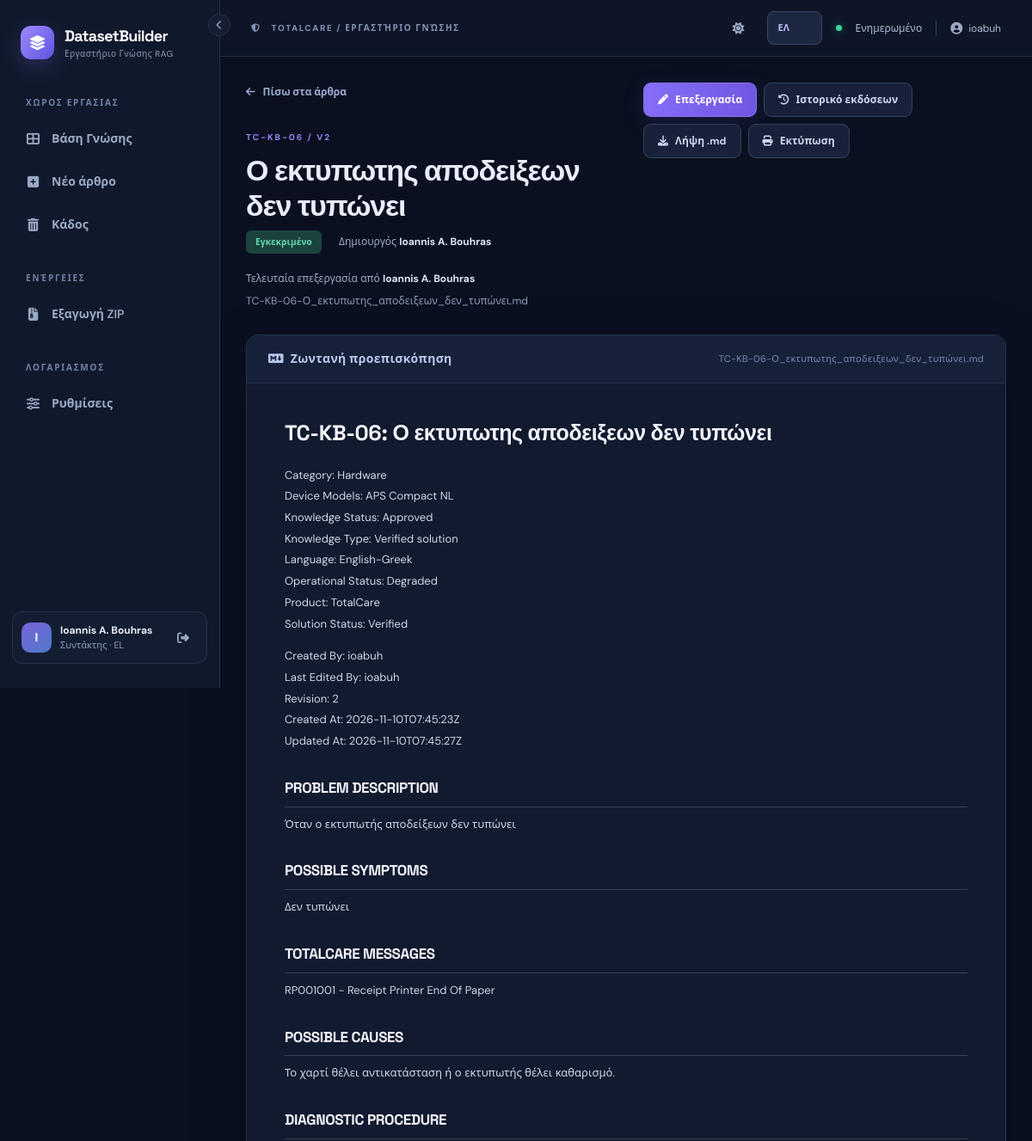
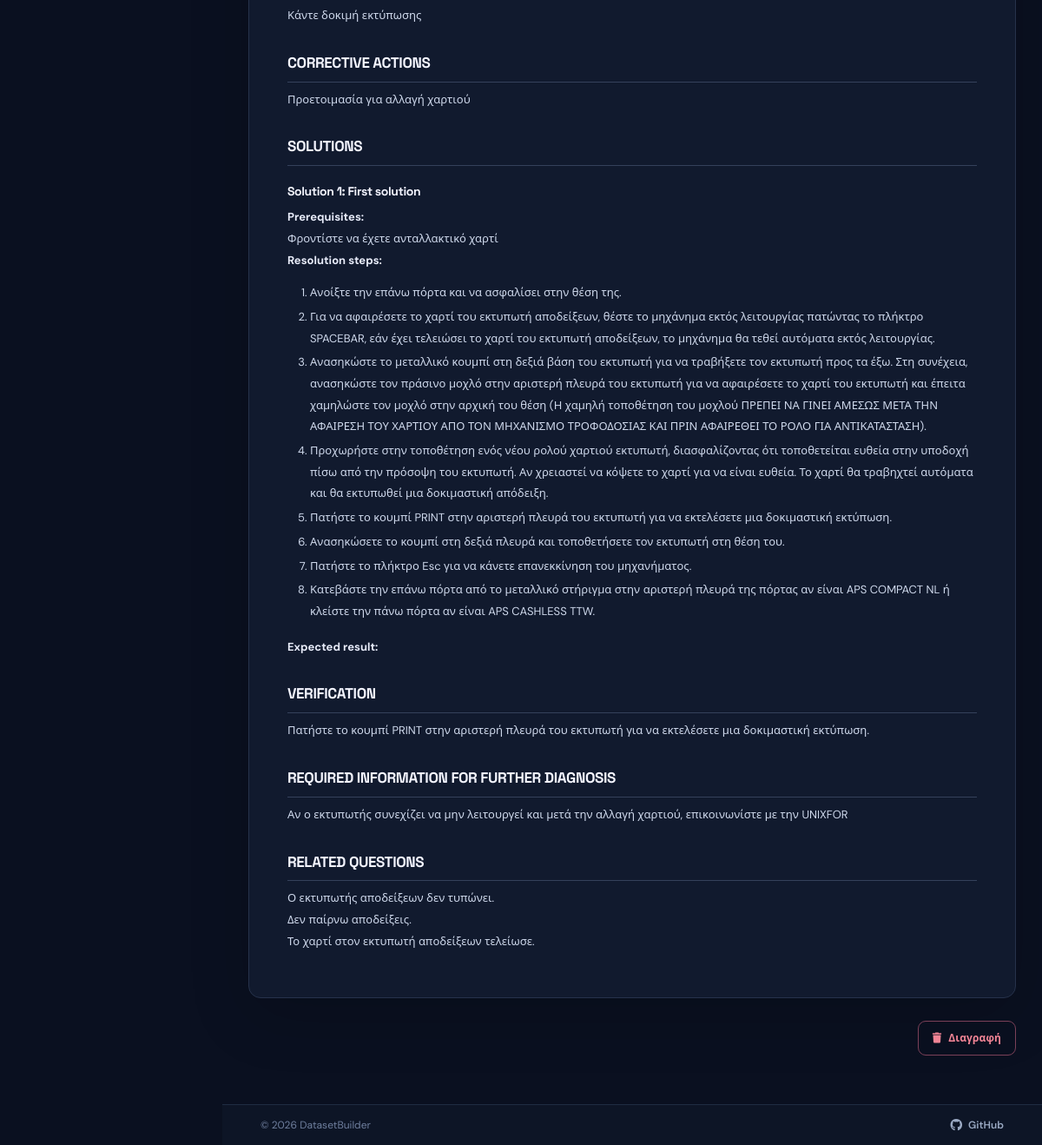
Screenshot of /documents/6 (signed in) with the database file from the repository (2 pictures, top to bottom).
### datasetbuilder/models.py (models this page shows, shortened)
class MetadataOption(db.Model):
    __tablename__ = "metadata_options"
    __table_args__ = (UniqueConstraint("field", "value_key", name="uq_metadata_option_field_key"),)
    id = db.Column(db.Integer, primary_key=True)
    field = db.Column(db.String(40), nullable=False)
    value = db.Column(db.String(120), nullable=False)
    value_key = db.Column(db.String(400), nullable=False)
    greek_label = db.Column(db.String(120), nullable=False)
    position = db.Column(db.Integer, nullable=False)

class User(UserMixin, db.Model):
    __tablename__ = "users"
    id = db.Column(db.Integer, primary_key=True)
    username = db.Column(db.String(80), nullable=False, unique=True)
    display_name = db.Column(db.String(160), nullable=False)
    password_hash = db.Column(db.String(255), nullable=False)
    role = db.Column(db.String(20), nullable=False, default="editor")
    active = db.Column(db.Boolean, nullable=False, default=True)
    created_at = db.Column(db.DateTime, nullable=False, default=utcnow)
    last_login_at = db.Column(db.DateTime)
    preferred_language = db.Column(db.String(2), nullable=False, default="en")
    preferred_theme = db.Column(db.String(5), nullable=False, default="dark")
    @property
    def is_active(self):
        return self.active
    def can_edit(self):
        return self.role in ("admin", "editor")
    def is_admin(self):
        return self.role == "admin"

class Document(db.Model):
    __tablename__ = "documents"
    __table_args__ = (Index("ix_documents_search_filters", "deleted_at", "knowledge_status", "category"),)
    id = db.Column(db.Integer, primary_key=True)
    title = db.Column(db.String(240), nullable=False)
    slug = db.Column(db.String(260), nullable=False)
    markdown = db.Column(db.Text, nullable=False)
    category = db.Column(db.String(120), nullable=False, default="General")
    knowledge_status = db.Column(db.String(60), nullable=False, default="Draft")
    product = db.Column(db.String(120), nullable=False, default="TotalCare")
    language = db.Column(db.String(40), nullable=False, default="English")
    created_by_id = db.Column(db.Integer, db.ForeignKey("users.id", ondelete="RESTRICT"), nullable=False)
    updated_by_id = db.Column(db.Integer, db.ForeignKey("users.id", ondelete="RESTRICT"), nullable=False)
    revision = db.Column(db.Integer, nullable=False, default=1)
    created_at = db.Column(db.DateTime, nullable=False, default=utcnow)
    updated_at = db.Column(db.DateTime, nullable=False, default=utcnow)
    deleted_at = db.Column(db.DateTime)
    sync_error = db.Column(db.Text)
    created_by = db.relationship("User", foreign_keys=[created_by_id], lazy="joined")
    updated_by = db.relationship("User", foreign_keys=[updated_by_id], lazy="joined")
    versions = db.relationship("DocumentRevision", back_populates="document", order_by="DocumentRevision.number.desc()")
    @property
    def kb_id(self):
        from flask import current_app
        return f"{current_app.config['KB_PREFIX']}-{self.id:0{current_app.config['KB_PADDING']}d}"
    @property
    def filename(self):
        return f"{self.kb_id}-{self.slug}.md"

### datasetbuilder/views.py (the view)
@bp.get('/documents/<int:doc_id>')
@login_required
def show_document(doc_id):
    doc = get_doc_or_404(doc_id)
    return render_template('detail.html', doc=doc, preview=render_preview(doc.markdown))

### datasetbuilder/__init__.py (called while the page is built)
@login_manager.user_loader
def load_user(user_id):
    try:
        user = db.session.get(User, int(user_id))
        return user if user and user.active else None
    except (TypeError, ValueError):
        return None

### datasetbuilder/access.py (called while the page is built)
def can_read(document):
    if document.deleted_at is not None:
        return current_user.can_edit()
    return True

def get_document(document_id, *, include_deleted=False):
    document = db.get_or_404(Document, document_id)
    if document.deleted_at is not None and not include_deleted:
        abort(404)
    if not can_read(document):
        abort(404)
    return document

### datasetbuilder/i18n.py (called while the page is built)
def translate(key, lang='en'):
    return (EL if lang == 'el' else EN).get(key, EN.get(key, key))

### datasetbuilder/markdown_utils.py (called while the page is built)
def render_preview(source):
    if not isinstance(source, str) or len(source.encode("utf-8")) > 1_850_000:
        raise ValueError("Invalid or oversized Markdown")
    html = markdown_lib.markdown(source, extensions=["extra", "sane_lists", "nl2br", "toc"], output_format="html5")
    return bleach.clean(html, tags=_ALLOWED_TAGS, attributes=_ALLOWED_ATTRS,
                        protocols=["http", "https", "mailto"], strip=True)

### datasetbuilder/metadata_options.py (called while the page is built)
def all_options():
    options = {field: [] for field in OPTION_FIELDS}
    for option in db.session.query(MetadataOption).order_by(MetadataOption.position, MetadataOption.id):
        if option.field in options:
            options[option.field].append(option)
    return options

def option_label(options, field, value, lang):
    if lang == 'el':
        for option in options.get(field, []):
            if option.value == value:
                return option.greek_label
    return value

### datasetbuilder/views.py (called while the page is built)
def get_doc_or_404(doc_id, include_deleted=False):
    return get_document(doc_id, include_deleted=include_deleted)

### datasetbuilder/templates/detail.html (shortened to what this page needs)
{% extends 'base.html' %}
{% block content %}
<div class="wide-container"><div class="page-head"><div><a class="back-link" href="{{ url_for('main.dashboard') }}"><i class="fa-solid fa-arrow-left"></i> {{ t('back') }}</a><div class="eyebrow mt-4">{{ doc.kb_id }} / v{{ doc.revision }}</div><h1>{{ doc.title }}</h1><div class="detail-subtitle"><span class="status-pill status-{{ doc.knowledge_status|lower|replace(' ','-') }}">{{ metadata_label('Knowledge Status', doc.knowledge_status) }}</span><span>{{ t('created_by') }} <b>{{ doc.created_by.display_name }}</b></span><span>{{ t('updated_by') }} <b>{{ doc.updated_by.display_name }}</b></span></div><small class="muted d-block mt-2">{{ doc.filename }}</small></div><div class="d-flex gap-2 flex-wrap">{% if current_user.can_edit() %}<a class="btn btn-primary" href="{{ url_for('main.edit_document', doc_id=doc.id) }}"><i class="fa-solid fa-pen me-2"></i>{{ t('edit') }}</a>{% endif %}<a class="btn btn-outline-light-custom" href="{{ url_for('main.history', doc_id=doc.id) }}"><i class="fa-solid fa-clock-rotate-left me-2"></i>{{ t('history') }}</a><a class="btn btn-outline-light-custom" href="{{ url_for('main.download_md', doc_id=doc.id) }}"><i class="fa-solid fa-download me-2"></i>{{ t('download') }}</a><button class="btn btn-outline-light-custom" type="button" id="print-document"><i class="fa-solid fa-print me-2"></i>{{ t('print') }}</button></div></div><div class="detail-surface"><div class="detail-toolbar"><i class="fa-brands fa-markdown me-2"></i> {{ t('preview') }} <span class="ms-auto">{{ doc.filename }}</span></div><article class="markdown-body markdown-document">{{ preview|safe }}</article></div>{% if current_user.can_edit() %}<div class="detail-danger"><button class="btn btn-sm btn-outline-danger" type="button" id="delete-document" data-id="{{ doc.id }}" data-revision="{{ doc.revision }}"><i class="fa-solid fa-trash me-2"></i>{{ t('delete') }}</button></div>{% endif %}</div>
{% endblock %}

### datasetbuilder/templates/base.html (shortened to what this page needs)
<!doctype html>
<html lang="{{ ui_lang }}" data-theme="{{ ui_theme }}">
<head>
  <link rel="stylesheet" href="{{ url_for('static', filename='vendor/bootstrap.min.css') }}">
  <link rel="stylesheet" href="https://cdnjs.cloudflare.com/ajax/libs/font-awesome/6.5.2/css/all.min.css">
  <link rel="stylesheet" href="{{ url_for('static', filename='css/app.css') }}">
  <link rel="stylesheet" href="{{ url_for('static', filename='css/print.css') }}" media="print">
</head>
<body class="{% if current_user.is_authenticated %}app-shell{% else %}login-shell{% endif %}{% if nav_collapsed %} nav-collapsed{% endif %}">
{% if current_user.is_authenticated %}
  <aside class="sidebar" id="appSidebar">
    <button type="button" class="nav-collapse-btn" id="nav-collapse" aria-controls="appSidebar" aria-expanded="true" title="{{ t('collapse_nav') }}"><i class="fa-solid fa-chevron-left"></i></button>
    <a class="brand" href="{{ url_for('main.dashboard') }}">
      <span class="brand-icon"><i class="fa-solid fa-layer-group"></i></span>
      <span class="brand-text"><strong>DatasetBuilder</strong><small>{{ t('tagline') }}</small></span>
    </a>
    <div class="sidebar-label">{{ t('workspace')|upper }}</div>
    <nav class="menu">
      <a class="menu-link {% if request.endpoint == 'main.dashboard' %}active{% endif %}" href="{{ url_for('main.dashboard') }}" title="{{ t('dashboard') }}"><i class="fa-solid fa-table-cells-large"></i> <span class="nav-text">{{ t('dashboard') }}</span></a>
      {% if current_user.can_edit() %}
      <a class="menu-link {% if request.endpoint == 'main.new_document' %}active{% endif %}" href="{{ url_for('main.new_document') }}" title="{{ t('new_article') }}"><i class="fa-solid fa-square-plus"></i> <span class="nav-text">{{ t('new_article') }}</span></a>
      {% endif %}
      {% if current_user.can_edit() %}<a class="menu-link {% if request.endpoint == 'main.trash' %}active{% endif %}" href="{{ url_for('main.trash') }}" title="{{ t('trash') }}"><i class="fa-solid fa-trash-can"></i> <span class="nav-text">{{ t('trash') }}</span></a>{% endif %}
    </nav>
    <div class="sidebar-label mt-4">{{ t('actions')|upper }}</div>
    <nav class="menu">
      <a class="menu-link" href="{{ url_for('main.export_zip') }}" id="nav-export" title="{{ t('export') }}"><i class="fa-solid fa-file-zipper"></i> <span class="nav-text">{{ t('export') }}</span></a>
    </nav>
    <div class="sidebar-label mt-4">{{ t('account')|upper }}</div>
    <nav class="menu">
      <a class="menu-link " href="{{ url_for('main.settings') }}" title="{{ t('settings') }}"><i class="fa-solid fa-sliders"></i> <span class="nav-text">{{ t('settings') }}</span></a>
    </nav>
    <div class="sidebar-footer">
      <div class="user-avatar">{{ current_user.display_name[:1]|upper }}</div>
      <div class="user-mini"><b>{{ current_user.display_name }}</b><small>{{ t('account_role_'+current_user.role) }} · {{ 'EL' if ui_lang == 'el' else 'EN' }}</small></div>
      <form method="post" action="{{ url_for('auth.logout') }}"><input type="hidden" name="csrf_token" value="{{ csrf_token() }}"><button class="icon-btn" title="{{ t('logout') }}" aria-label="{{ t('logout') }}"><i class="fa-solid fa-right-from-bracket"></i></button></form>
    </div>
  </aside>
{% endif %}
<main class="{% if current_user.is_authenticated %}main-area{% else %}login-main{% endif %}">
{% if current_user.is_authenticated %}
  <header class="topbar">
    <div class="d-flex align-items-center gap-2"><span class="location-label"><i class="fa-solid fa-shield-halved me-2"></i> TOTALCARE / {{ t('knowledge_studio')|upper }}</span></div>
    <div class="d-flex align-items-center gap-3"><button class="icon-btn" id="theme-toggle" type="button" title="{{ t('switch_theme') }}" aria-label="{{ t('switch_theme') }}"><i class="fa-solid fa-{{ 'sun' if ui_theme == 'dark' else 'moon' }}"></i></button><form action="{{ url_for('main.change_language') }}" method="post" class="d-inline-flex align-items-center"><input type="hidden" name="csrf_token" value="{{ csrf_token() }}"><input type="hidden" name="next" value="{{ request.full_path }}"><select name="language" class="form-select form-select-sm lang-switch" aria-label="{{ t('preferred_language') }}"><option value="en" {% if ui_lang=='en' %}selected{% endif %}>EN</option><option value="el" {% if ui_lang=='el' %}selected{% endif %}>ΕΛ</option></select></form><span class="live-dot"></span><span class="topbar-note">{{ t('ready') }}</span><span class="topbar-user"><i class="fa-solid fa-user-circle"></i>{{ current_user.username }}</span></div>
  </header>
{% endif %}
  <div class="content-area {% block content_class %}{% endblock %}">{% block content %}{% endblock %}</div>
  <footer class="app-footer">
    <span class="app-footer-copy">&copy; {{ footer_year }} {{ footer_owner }}</span>
    <a class="app-footer-link" href="{{ footer_url }}" target="_blank" rel="noopener noreferrer"><i class="fa-brands fa-github"></i> GitHub</a>
  </footer>
</main>
<div class="toast-container position-fixed top-0 end-0 p-4" id="toast-container" style="z-index:11000;"></div>
</body>
</html>

### rows the page displays
MetadataOption: greek_label "Ρυθμίσεις"
User: display_name "I", display_name "Ioannis A. Bouhras", role "Συντάκτης", preferred_language "EL", language "ΕΛ", username "ioabuh", created_by.display_name "Ioannis A. Bouhras", updated_by.display_name "Ioannis A. Bouhras"
Document: kb_id "TC-KB-06", revision "2", title "Ο εκτυπωτης αποδειξεων δεν τυπώνει", knowledge_status.greek_label "Εγκεκριμένο", filename "TC-KB-06-Ο_εκτυπωτης_αποδειξεων_δεν_τυπώνει.md"

### other values shown
{{ t('tagline') }} "Εργαστήριο Γνώσης RAG"
{{ t('workspace')|upper }} "ΧΩΡΟΣ ΕΡΓΑΣΙΑΣ"
{{ t('dashboard') }} "Βάση Γνώσης"
{{ t('new_article') }} "Νέο άρθρο"
{{ t('trash') }} "Κάδος"
{{ t('actions')|upper }} "ΕΝΈΡΓΕΙΕΣ"
{{ t('export') }} "Εξαγωγή ZIP"
{{ t('account')|upper }} "ΛΟΓΑΡΙΑΣΜΟΣ"
{{ t('knowledge_studio')|upper }} "ΕΡΓΑΣΤΉΡΙΟ ΓΝΏΣΗΣ"
{{ t('ready') }} "Ενημερωμένο"
{{ t('back') }} "Πίσω στα άρθρα"
{{ t('created_by') }} "Δημιουργός"
{{ t('updated_by') }} "Τελευταία επεξεργασία από"
{{ t('edit') }} "Επεξεργασία"
{{ t('history') }} "Ιστορικό εκδόσεων"
